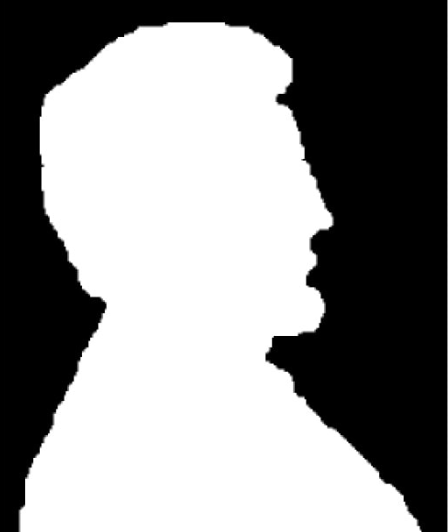
#> input picture Morphology/img1.png, 448 x 532 px
$ python 4109030314.py
#> lines starting #> are read from the running program, lines starting #| are printed output that depends on the picture; after the words box and inside, x2 and y2 are one past the last pixel; in counts of white or black regions, pixels touching at a corner belong together
import cv2
import numpy as np
import matplotlib.pyplot as plt

def boundary_extraction(img):
    # 二值化影像
    _, binary = cv2.threshold(img, 127, 255, cv2.THRESH_BINARY)

    # 定義結構元素
    kernel = np.ones((3, 3), np.uint8)

    # 侵蝕操作
    h, w = binary.shape
    erosion = np.zeros((h, w), np.uint8)
    for i in range(1, h-1):
        for j in range(1, w-1):
            if binary[i, j] == 255:
                if all(binary[i-1:i+2, j-1:j+2].flatten() == kernel.flatten() * 255):
                    erosion[i, j] = 255

    # 邊界提取
    boundary = binary - erosion

    return boundary

def manual_flood_fill(img, seed_point, new_value):
    h, w = img.shape
    fill_value = img[seed_point[1], seed_point[0]]
    to_fill = [(seed_point[0], seed_point[1])]

    while to_fill:
        x, y = to_fill.pop()
        if img[y, x] == fill_value:
            img[y, x] = new_value
            if x > 0 and img[y, x-1] == fill_value:
                to_fill.append((x - 1, y))
            if x < w - 1 and img[y, x+1] == fill_value:
                to_fill.append((x + 1, y))
            if y > 0 and img[y-1, x] == fill_value:
                to_fill.append((x, y - 1))
            if y < h - 1 and img[y+1, x] == fill_value:
                to_fill.append((x, y + 1))

def region_filling(img):
    # 二值化影像
    _, binary = cv2.threshold(img, 127, 255, cv2.THRESH_BINARY)

    # 取反以獲得背景
    binary_inv = 255 - binary

    # 創建種子影像
    h, w = binary.shape
    filled = binary.copy()

    # 中心點作為種子點
    center = (0 // 2, 0 // 2)

    # 手動填充
    manual_flood_fill(filled, center, 255)

    # 填充内部空心圆区域
    filled = 255 - filled

    return filled

def process_images(image_path_1, image_path_2):
    # 讀取影像1 (侵蝕操作)
#> called with image_path_1 = 'img1.png', image_path_2 = 'img2.png'
    img1 = cv2.imread(image_path_1)
#> img1 is the input picture: shape (532, 448, 3); min 0, max 255, mean 140.3
    if img1 is None:
        print("Error: Image 1 not found or unable to load.")
        return

    if len(img1.shape) == 3:
        img1 = cv2.cvtColor(img1, cv2.COLOR_BGR2GRAY)
#> img1: shape (532, 448)

    # 讀取影像2 (區域填充)
    img2 = cv2.imread(image_path_2)
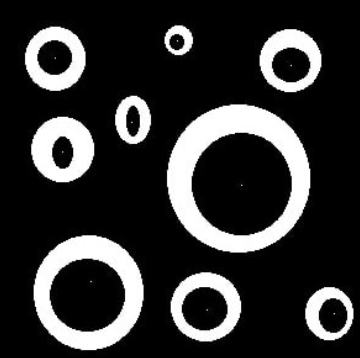
#> input picture Morphology/img2.png, 360 x 358 px
#> img2 is the input picture: shape (358, 360, 3); min 0, max 255, mean 51.6
    if img2 is None:
        print("Error: Image 2 not found or unable to load.")
        return

    if len(img2.shape) == 3:
        img2 = cv2.cvtColor(img2, cv2.COLOR_BGR2GRAY)
#> img2: shape (358, 360)

    # 邊界提取
    boundary = boundary_extraction(img1)
#> in boundary_extraction, `_, binary = cv2.threshold(img, 127, 255, cv2.THRESH_BINARY)`:
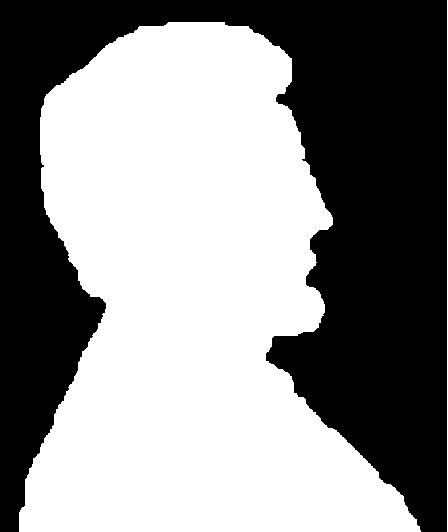
#> binary: shape (532, 448); 55.1% white; 1 black region, box (x1, y1, x2, y2) and area: (0, 0, 447, 532) 106900
#> after the loop in boundary_extraction, `for i in range(1, h-1):`:
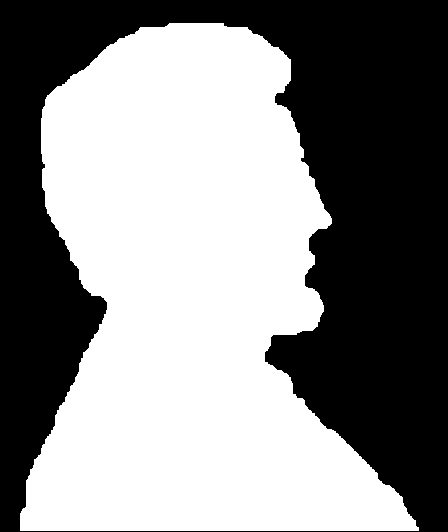
#> erosion: shape (532, 448); 54% white; 1 black region, box (x1, y1, x2, y2) and area: (0, 0, 448, 532) 109621
#> in boundary_extraction, `boundary = binary - erosion`:
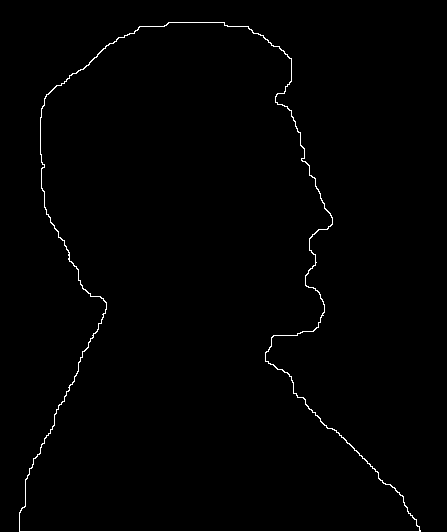
#> boundary: shape (532, 448); 1.1% white in thin lines or dots


    # 區域填充
    filled = region_filling(img2)
#> in region_filling, `_, binary = cv2.threshold(img, 127, 255, cv2.THRESH_BINARY)`:
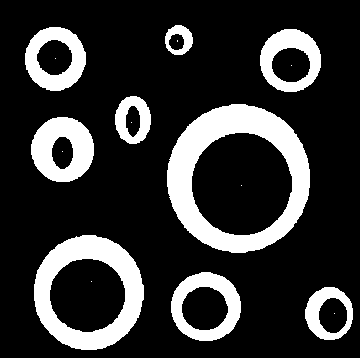
#> binary: shape (358, 360); 20.2% white; 17 white regions (8 under 20 px), largest, box (x1, y1, x2, y2) and area: (167, 104, 310, 253) 8635, (34, 235, 144, 350) 5602, (31, 117, 94, 182) 2700
#> in manual_flood_fill, `fill_value = img[seed_point[1], seed_point[0]]`: fill_value = 0
#> after the loop in manual_flood_fill, `while to_fill:`:
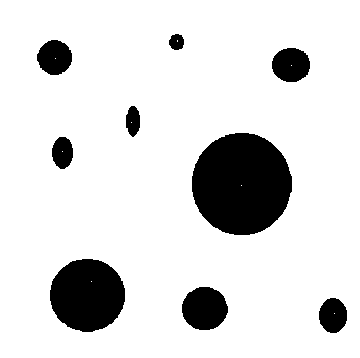
#> img: shape (358, 360); 86.3% white; 9 black regions, largest, box (x1, y1, x2, y2) and area: (192, 133, 292, 235) 8012, (50, 259, 125, 332) 4295, (182, 287, 228, 330) 1549
#> after the loop in manual_flood_fill, `while to_fill:`: to_fill = []

    # 顯示結果
    plt.figure(figsize=(12, 8))
    plt.subplot(2, 2, 1)
    plt.title('Original Image 1')
    plt.imshow(img1, cmap='gray')
    plt.subplot(2, 2, 2)
    plt.title('Boundary Extracted')
    plt.imshow(boundary, cmap='gray')
    plt.subplot(2, 2, 3)
    plt.title('Original Image 2')
    plt.imshow(img2, cmap='gray')
    plt.subplot(2, 2, 4)
    plt.title('Region Filled ')
    plt.imshow(filled, cmap='gray')
    plt.show()

# 使用範例
process_images('img1.png', 'img2.png')
